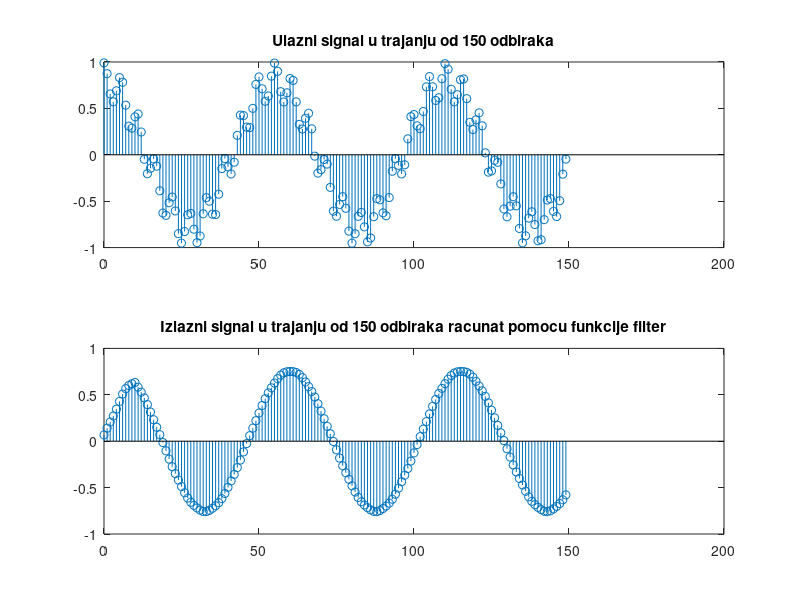

This figure's MATLAB source: (Note: this script raises an error after producing the figure.)
pkg load signal
clear all
clc

%broj bita odbirka (format je 1.23)
word_length = 24;
fraction_length = 23;
fs = 22050;
f1 = 400;
f2 = 4000;

%specifikacija NF filtra
fir_ord = 10;
Wn=[0.1];
%odbirci prozorske funkcije koja se koristi
pravougaoni = rectwin(fir_ord+1);
%projektovanje FIR filtara koriscenjem funkcije fir1
b = fir1 (fir_ord, Wn, pravougaoni);
a = 1;
%diskretno vreme
n = 0:149;
%definisanje ulaznog signala u trajanju od 150 odbiraka
u = 0.5*cos(2*pi*f1/fs*n) + (0.3*cos(2*pi*f1/fs*n) + 0.19*cos(2*pi*f2/fs*n));
u = min(0.99999,u);
u = max(-0.99999,u);
%filtriranje signala pomocu formiranog filtra
y_real = filter(b,a,u);
%crtanje ulaznog i izlaznog signala
set(gcf, 'color', 'w');
subplot(2,1,1), stem(n,u), title('Ulazni signal u trajanju od 150 odbiraka');
subplot(2,1,2), stem(n,y_real), title('Izlazni signal u trajanju od 150 odbiraka racunat pomocu funkcije filter');



twos_comp = dec2fix_p(b, word_length);

##
##%digitalizacija diskretnog signala
##u_digital = ;
##
##%koeficijenti filtra
##fileIDh = fopen('coef_hex.txt','w');
##for i=1:fir_ord+1
##    fprintf(fileIDh,'x"');
##    fprintf(fileIDh,num2hex(q,b(i)));
##    fprintf(fileIDh,'",\n');
##end
##fclose(fileIDh);
##
##fileIDb = fopen('input.txt','w');
##for i=1:length(u_digital)
##    fprintf(fileIDb,num2bin(q,u(i)));
##    fprintf(fileIDb,'\n');
##end
##fclose(fileIDb);